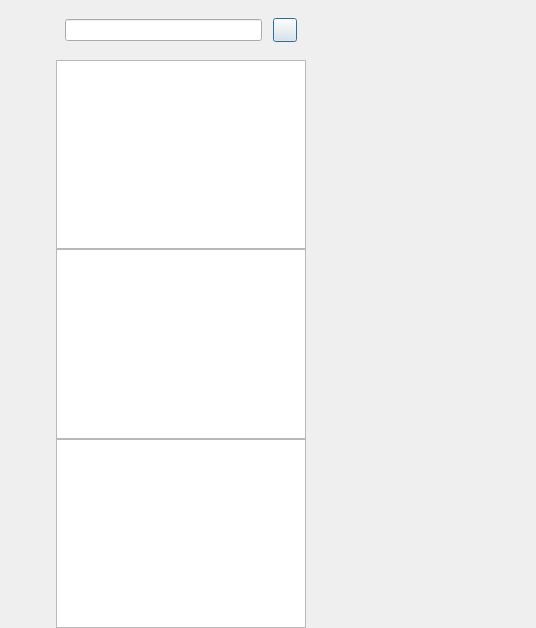
<?xml version="1.0" encoding="UTF-8"?>
<ui version="4.0">
 <class>ChatDialog</class>
 <widget class="QDialog" name="ChatDialog">
  <property name="geometry">
   <rect>
    <x>0</x>
    <y>0</y>
    <width>536</width>
    <height>628</height>
   </rect>
  </property>
  <property name="windowTitle">
   <string>Dialog</string>
  </property>
  <layout class="QHBoxLayout" name="horizontalLayout">
   <property name="spacing">
    <number>0</number>
   </property>
   <property name="leftMargin">
    <number>0</number>
   </property>
   <property name="topMargin">
    <number>0</number>
   </property>
   <property name="rightMargin">
    <number>0</number>
   </property>
   <property name="bottomMargin">
    <number>0</number>
   </property>
   <item>
    <widget class="QWidget" name="side_bar" native="true">
     <property name="sizePolicy">
      <sizepolicy hsizetype="Fixed" vsizetype="Expanding">
       <horstretch>0</horstretch>
       <verstretch>0</verstretch>
      </sizepolicy>
     </property>
     <property name="minimumSize">
      <size>
       <width>56</width>
       <height>0</height>
      </size>
     </property>
     <property name="maximumSize">
      <size>
       <width>56</width>
       <height>16777215</height>
      </size>
     </property>
     <layout class="QVBoxLayout" name="verticalLayout">
      <property name="spacing">
       <number>7</number>
      </property>
      <property name="leftMargin">
       <number>10</number>
      </property>
      <property name="topMargin">
       <number>30</number>
      </property>
      <property name="rightMargin">
       <number>0</number>
      </property>
      <property name="bottomMargin">
       <number>0</number>
      </property>
      <item>
       <widget class="QWidget" name="widget" native="true">
        <layout class="QVBoxLayout" name="verticalLayout_3">
         <property name="spacing">
          <number>30</number>
         </property>
         <property name="leftMargin">
          <number>0</number>
         </property>
         <property name="topMargin">
          <number>0</number>
         </property>
         <property name="rightMargin">
          <number>0</number>
         </property>
         <property name="bottomMargin">
          <number>0</number>
         </property>
         <item>
          <widget class="QLabel" name="side_head_lb">
           <property name="minimumSize">
            <size>
             <width>35</width>
             <height>35</height>
            </size>
           </property>
           <property name="maximumSize">
            <size>
             <width>35</width>
             <height>35</height>
            </size>
           </property>
           <property name="text">
            <string/>
           </property>
          </widget>
         </item>
         <item>
          <widget class="StateWidget" name="side_chat_lb" native="true">
           <property name="minimumSize">
            <size>
             <width>30</width>
             <height>30</height>
            </size>
           </property>
           <property name="maximumSize">
            <size>
             <width>30</width>
             <height>30</height>
            </size>
           </property>
          </widget>
         </item>
         <item>
          <widget class="StateWidget" name="side_contact_lb" native="true">
           <property name="minimumSize">
            <size>
             <width>30</width>
             <height>30</height>
            </size>
           </property>
           <property name="maximumSize">
            <size>
             <width>30</width>
             <height>30</height>
            </size>
           </property>
          </widget>
         </item>
        </layout>
       </widget>
      </item>
      <item>
       <spacer name="verticalSpacer">
        <property name="orientation">
         <enum>Qt::Vertical</enum>
        </property>
        <property name="sizeHint" stdset="0">
         <size>
          <width>20</width>
          <height>40</height>
         </size>
        </property>
       </spacer>
      </item>
     </layout>
    </widget>
   </item>
   <item>
    <widget class="QWidget" name="chat_user_wid" native="true">
     <property name="maximumSize">
      <size>
       <width>250</width>
       <height>16777215</height>
      </size>
     </property>
     <layout class="QVBoxLayout" name="verticalLayout_2">
      <property name="spacing">
       <number>0</number>
      </property>
      <property name="leftMargin">
       <number>0</number>
      </property>
      <property name="topMargin">
       <number>0</number>
      </property>
      <property name="rightMargin">
       <number>0</number>
      </property>
      <property name="bottomMargin">
       <number>0</number>
      </property>
      <item>
       <widget class="QWidget" name="search_wid" native="true">
        <property name="minimumSize">
         <size>
          <width>0</width>
          <height>60</height>
         </size>
        </property>
        <property name="maximumSize">
         <size>
          <width>16777215</width>
          <height>60</height>
         </size>
        </property>
        <layout class="QHBoxLayout" name="horizontalLayout_2">
         <item>
          <widget class="CustomizeEdit" name="search_edit"/>
         </item>
         <item>
          <spacer name="horizontalSpacer">
           <property name="orientation">
            <enum>Qt::Horizontal</enum>
           </property>
           <property name="sizeType">
            <enum>QSizePolicy::Fixed</enum>
           </property>
           <property name="sizeHint" stdset="0">
            <size>
             <width>5</width>
             <height>20</height>
            </size>
           </property>
          </spacer>
         </item>
         <item>
          <widget class="ClickedBtn" name="add_btn">
           <property name="minimumSize">
            <size>
             <width>24</width>
             <height>24</height>
            </size>
           </property>
           <property name="maximumSize">
            <size>
             <width>24</width>
             <height>24</height>
            </size>
           </property>
           <property name="text">
            <string/>
           </property>
          </widget>
         </item>
        </layout>
       </widget>
      </item>
      <item>
       <widget class="ChatUserList" name="chat_user_list"/>
      </item>
      <item>
       <widget class="SearchList" name="search_list"/>
      </item>
      <item>
       <widget class="ContactUserList" name="con_user_list"/>
      </item>
     </layout>
    </widget>
   </item>
   <item>
    <widget class="QStackedWidget" name="stackedWidget">
     <widget class="ChatPage" name="chat_page"/>
     <widget class="FriendInfoPage" name="friend_info_page"/>
     <widget class="ApplyFriendPage" name="friend_apply_page"/>
    </widget>
   </item>
  </layout>
 </widget>
 <customwidgets>
  <customwidget>
   <class>ClickedBtn</class>
   <extends>QPushButton</extends>
   <header>clickedbtn.h</header>
  </customwidget>
  <customwidget>
   <class>CustomizeEdit</class>
   <extends>QLineEdit</extends>
   <header location="global">customizeedit.h</header>
  </customwidget>
  <customwidget>
   <class>ChatUserList</class>
   <extends>QListView</extends>
   <header location="global">chatuserlist.h</header>
  </customwidget>
  <customwidget>
   <class>ChatPage</class>
   <extends>QWidget</extends>
   <header>chatpage.h</header>
   <container>1</container>
  </customwidget>
  <customwidget>
   <class>StateWidget</class>
   <extends>QWidget</extends>
   <header location="global">statewidget.h</header>
   <container>1</container>
  </customwidget>
  <customwidget>
   <class>SearchList</class>
   <extends>QListWidget</extends>
   <header>searchlist.h</header>
  </customwidget>
  <customwidget>
   <class>ContactUserList</class>
   <extends>QListWidget</extends>
   <header location="global">contactuserlist.h</header>
  </customwidget>
  <customwidget>
   <class>ApplyFriendPage</class>
   <extends>QWidget</extends>
   <header location="global">applyfriendpage.h</header>
   <container>1</container>
  </customwidget>
  <customwidget>
   <class>FriendInfoPage</class>
   <extends>QWidget</extends>
   <header location="global">friendinfopage.h</header>
   <container>1</container>
  </customwidget>
 </customwidgets>
 <resources/>
 <connections/>
</ui>
